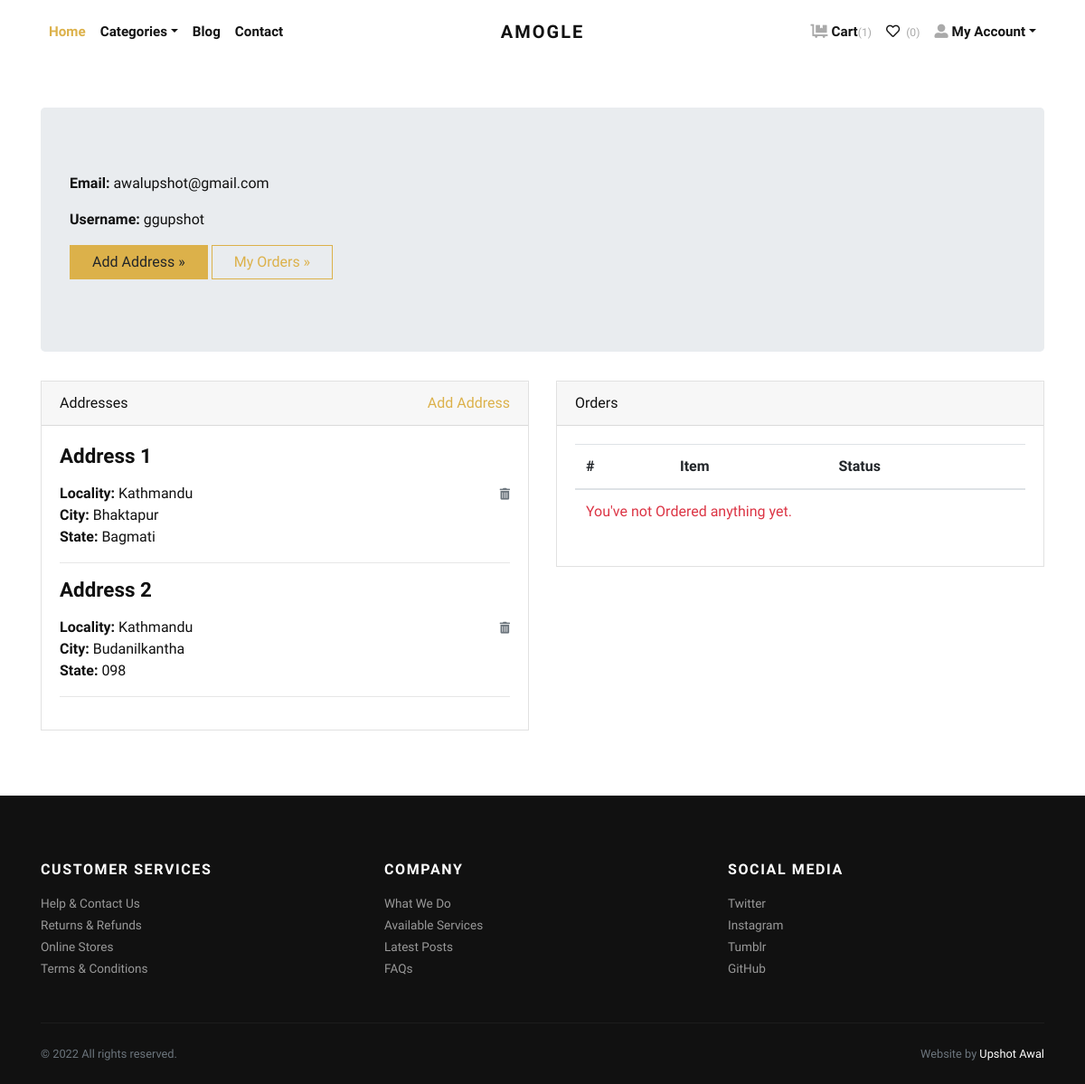
The page /accounts/profile/ (signed in) on the database as committed earlier.
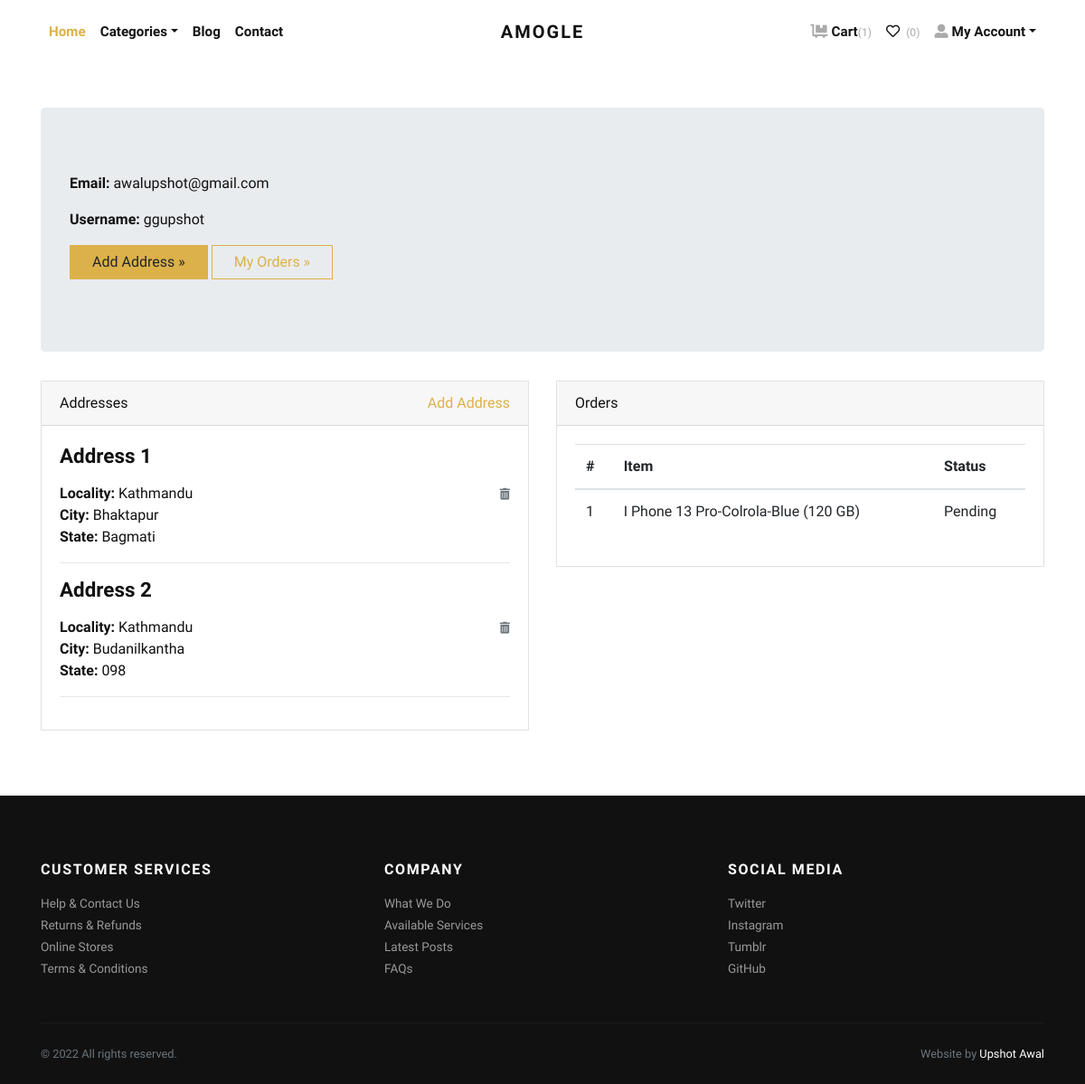
The same page on the database as committed later.
### store/models.py (models this page shows, shortened)
class Address(models.Model):
    user = models.ForeignKey(User, verbose_name="User",
                             on_delete=models.CASCADE)
    locality = models.CharField(
        max_length=150, verbose_name="Nearest Location")
    city = models.CharField(max_length=150, verbose_name="City")
    state = models.CharField(max_length=150, verbose_name="State")

class Order(models.Model):
    user = models.ForeignKey(User, verbose_name="User",
                             on_delete=models.CASCADE)
    address = models.ForeignKey(
        Address, verbose_name="Shipping Address", on_delete=models.CASCADE)
    product = models.ForeignKey(
        Product, verbose_name="Product", on_delete=models.CASCADE)
    quantity = models.PositiveIntegerField(verbose_name="Quantity")
    ordered_date = models.DateTimeField(
        auto_now_add=True, verbose_name="Ordered Date")
    status = models.CharField(
        choices=STATUS_CHOICES,
        max_length=50,
        default="Pending"
    )

class Product(models.Model):
    title = models.CharField(max_length=150, verbose_name="Product Title")
    slug = models.SlugField(max_length=160, verbose_name="Product Slug")
    sku = models.CharField(max_length=255, unique=True,
                           verbose_name="Unique Product ID (SKU)")
    short_description = models.TextField(verbose_name="Short Description")
    detail_description = models.TextField(
        blank=True, null=True, verbose_name="Detail Description")
    product_image = models.ImageField(
        upload_to='product', blank=True, null=True, verbose_name="Product Image")
    price = models.DecimalField(max_digits=8, decimal_places=2)
    category = models.ForeignKey(
        Category, verbose_name="Product Categoy", on_delete=models.CASCADE)
    is_active = models.BooleanField(verbose_name="Is Active?")
    is_featured = models.BooleanField(verbose_name="Is Featured?")
    created_at = models.DateTimeField(
        auto_now_add=True, verbose_name="Created Date")
    updated_at = models.DateTimeField(
        auto_now=True, verbose_name="Updated Date")
    class Meta:
        verbose_name_plural = 'Products'
        ordering = ('-created_at', )

### store/views.py (the view)
# urls.py: path('accounts/profile/', views.profile, name="profile"),
@login_required
def profile(request):
    addresses = Address.objects.filter(user=request.user)
    orders = Order.objects.filter(user=request.user)
    return render(request, 'account/profile.html', {'addresses': addresses, 'orders': orders})

### store/context_preprocessors.py (called while the page is built)
def store_menu(request):
    categories = Category.objects.filter(is_active=True)
    context = {
        'categories_menu': categories,
    }
    return context

def cart_menu(request):
    if request.user.is_authenticated:
        cart_items= Cart.objects.filter(user=request.user)
        context = {
            'cart_items': cart_items,
        }
    else:
        context = {}
    return context

### templates/account/profile.html (shortened to what this page needs)
{% extends 'base.html' %}
{% load static %}
    {% block content %}
      <div class="container py-5">
        <div class="jumbotron">
          <p><strong>Email:</strong> {{request.user.email}}</p>
          <p><strong>Username:</strong> {{request.user.username}}</p>
          <p><a class="btn btn-primary btn-large" href="{% url 'store:add-address' %}">Add Address »</a> <a class="btn btn-outline-primary btn-large" href="#">My Orders »</a></p>
        </div>
        <div class="row">
          <div class="col-lg-6">
            <div class="card mb-4" id="headings">
              <div class="card-header">Addresses <span class="float-right"><a href="{% url 'store:add-address' %}">Add Address</a></span></div>
              <div class="card-body">
                {% if addresses %}
                    {% for address in addresses %}
                        <h4 class="mb-3">Address {{forloop.counter}}</h4>
                        <span class="float-right"><a href="{% url 'store:remove-address' address.id %}"><i class="fas fa-trash-alt small text-muted"></i></a></span>
                        <p>
                            <strong>Locality: </strong>{{address.locality}} <br>
                            <strong>City: </strong>{{address.city}} <br>
                            <strong>State: </strong>{{address.state}} <br>
                        </p>
                        <hr>
                    {% endfor %}
                {% else %}
                <div class="text-danger">
                  Address not Added.
                </div>
                {% endif %}
              </div>
            </div>
          </div>
          <div class="col-lg-6">
            <div class="card mb-4" id="tables">
              <div class="card-header">Orders</div>
              <div class="card-body">
                <table class="table table-hover">
                  <thead>
                    <tr>
                      <th>#</th>
                      <th>Item</th>
                      <th>Status</th>
                    </tr>
                  </thead>
                  <tbody>
                    {% if orders %}
                      {% for order in orders %}
                        <tr>
                          <td>{{forloop.counter}}</td>
                          <td>{{order.product.title}}</td>
                          <td>
                            {{order.status}}
                          </td>
                        </tr>
                      {% endfor %}
                    {% else %}
                    <tr>
                      <td class="text-danger" colspan="3">You've not Ordered anything yet.</td>
                    </tr>
                    {% endif %}
                  </tbody>
                </table>
              </div>
            </div>
          </div>
        </div>
      </div>
{% endblock content %}

Rows that differ between the two databases and show on the page:
added Order: product "I Phone 13 Pro-Colrola-Blue (120 GB)", status "Pending"
Other text that changed with them:
text no longer shown: "You've not Ordered anything yet."
